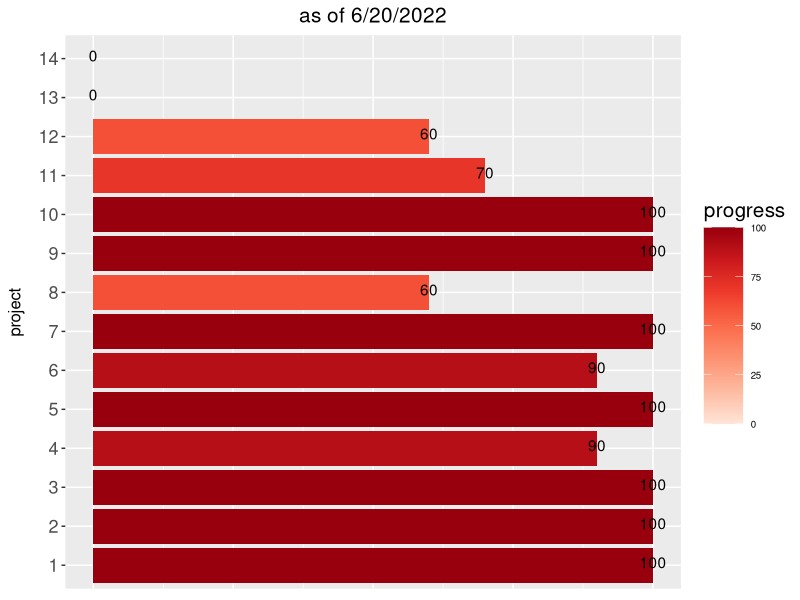

Source code (R):
## ---- chunk 1
knitr::opts_chunk$set(echo = TRUE)
library(tidyverse)
## ---- chunk 2
###### https://rstudio-pubs-static.s3.amazonaws.com/215319_ac67755c296b441dac7b24b48fc30156.html
project_progress=data.frame(project=seq(1,14), progress=c(100, 100, 100, 90, 100, 90, 100, 60, 100, 100, 70, 60,0,0))
bp.y <- ggplot(data =project_progress, aes(x = factor(project), y = progress)) + 
    geom_bar(stat = "identity", aes(fill = progress))+ 
  labs(x = "project")+
  geom_text(aes(label=progress), position=position_dodge(width=0.8), vjust=0.25, color="black")+  # add numbers over bars+
coord_flip()+ 
 theme_gray() +
    theme(axis.title.x = element_blank(), axis.text.x = element_blank(),
          axis.ticks.x = element_blank(), axis.text.y = element_text(size = 13), 
          axis.title.y = element_text(size = 12, margin = margin(0,10,0,0), angle =90 ), # this adjusts "project" on y axis 
          legend.position="none") + 
    scale_fill_distiller(name = "progress", palette = "Reds", direction = 1) + 
  theme(legend.position = "right", legend.direction = "vertical",
          legend.title = element_text(size = 15), legend.key.size = unit(1,"cm"),
          legend.text = element_text(size = 7))+
  ggtitle("as of 6/20/2022")+
  theme(plot.title = element_text(hjust = 0.5, size=15)) #center the title
bp.y
